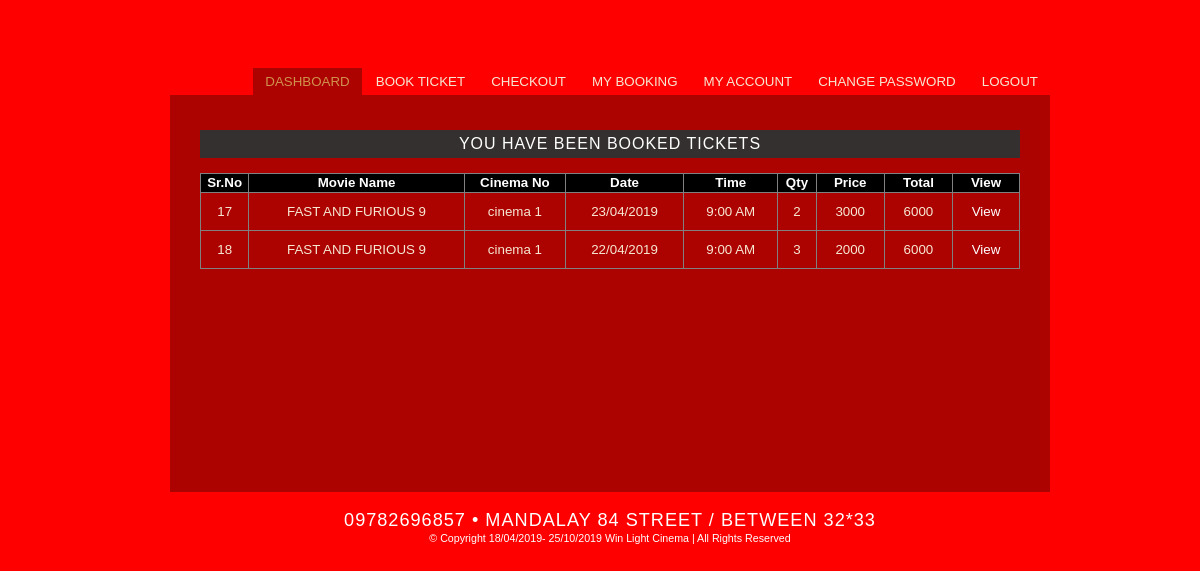
The page /my_booking.php (signed in) on the database its author committed.
### tables this page shows
CREATE TABLE IF NOT EXISTS `payment` (
  `id` int(11) NOT NULL AUTO_INCREMENT,
  `card_number` int(11) NOT NULL,
  `customer_name` varchar(50) NOT NULL,
  `movie_name` varchar(100) NOT NULL,
  `cinema_no` varchar(20) NOT NULL,
  `date` varchar(20) NOT NULL,
  `time` varchar(20) NOT NULL,
  `qty` int(11) NOT NULL,
  `price` int(11) NOT NULL,
  `total` int(11) NOT NULL,
  `booking_date` date NOT NULL,
  PRIMARY KEY (`id`)
);

CREATE TABLE IF NOT EXISTS `cinema` (
  `id` int(11) NOT NULL AUTO_INCREMENT,
  `cinema_no` varchar(20) NOT NULL,
  PRIMARY KEY (`id`)
);

### my_booking.php (the view, shortened to what this page needs)
<?php
	include('user_header.php');
	include('connect.php');
?>
    <div id="content">
			<div class="portfolio-area" style="margin:0 auto; padding:20px 20px 20px 20px; width:820px;">
				<h2 class="accordion-header" style="height: 18px; margin-bottom: 15px; color: rgb(255, 255, 255); background: none repeat scroll 0px 0px rgb(53, 48, 48);">You have been booked tickets</h2>
				<table class="detail" border="1">
					<tr>
						<th>Sr.No</th>
						<th>Movie Name</th>
						<th>Cinema No</th>
						<th>Date</th>
						<th>Time</th>
						<th>Qty</th>
						<th>Price</th>
						<th>Total</th>
						<th>View</th>
					</tr>
				<?php
					$res=mysqli_query($con,"select payment.*,cinema.cinema_no from payment left join cinema on payment.cinema_no=cinema.id where customer_name='$_SESSION[username]'");
					while($row=mysqli_fetch_assoc($res)):
				?>
				<tr>
						<td><?php echo $row['id']; ?></td>
						<td><?php echo $row['movie_name']; ?></td>
						<td><?php echo $row['cinema_no']; ?></td>
						<td><?php echo $row['date']; ?></td>
						<td><?php echo $row['time']; ?></td>
						<td><?php echo $row['qty']; ?></td>
						<td><?php echo $row['price']; ?></td>
						<td><?php echo $row['total']; ?></td>
						<td><a href="booking_receipt.php?id=<?php echo $row['id']; ?>" style="color: #fff;text-decoration: none;">View</a></td>
					</tr>
					<?php endwhile; ?>
				</table>
            </div>
    </div>
 <?php
	include('footer.php');
 ?>

### xres/css/style.css (style rules this page uses)
* { margin:0;padding:0; }
img, a { border:none; outline:none; }
body { background-color: red; font:smaller Arial, Helvetica, sans-serif; line-height:1.3em; color:#f6e8d2; }
#content { float:left; background: transparent url(../images/slideshow-bg.png) repeat-x top left; width:860px; min-height:377px; padding:10px; margin:0 0 20px 50px; }

### vallenato/vallenato.css (style rules this page uses)
.accordion-header { font-size: 16px; background: #ebebeb; margin: 5px 0 0 0; padding: 5px 20px; cursor: pointer; color: #666666; }
.active-header { background: url(images/active-header.gif) #cef98d; background-repeat: no-repeat; background-position: right 50%; }

### css/demo.css (style rules this page uses)
h2 { font-weight:lighter; font-family:verdana,arial,sans-serif; text-align:center; margin-top:1em; color:#333; text-transform:uppercase; letter-spacing:1px; font-size:1.2em; }
a { font-weight:normal; outline:none; }

### my_booking.php (style rules this page uses)
.detail { border-collapse: collapse; width: 100%; }
.detail th { text-align: center; background-color: black; color: white; }
.detail td { text-align: center; padding: 10px; }

### rows shown on the page
payment: id "17", movie_name "FAST AND FURIOUS 9", cinema.cinema_no "cinema 1", date "23/04/2019", time "9:00 AM", qty "2", price "3000", total "6000"
payment: id "18", movie_name "FAST AND FURIOUS 9", cinema.cinema_no "cinema 1", date "22/04/2019", time "9:00 AM", qty "3", price "2000", total "6000"
